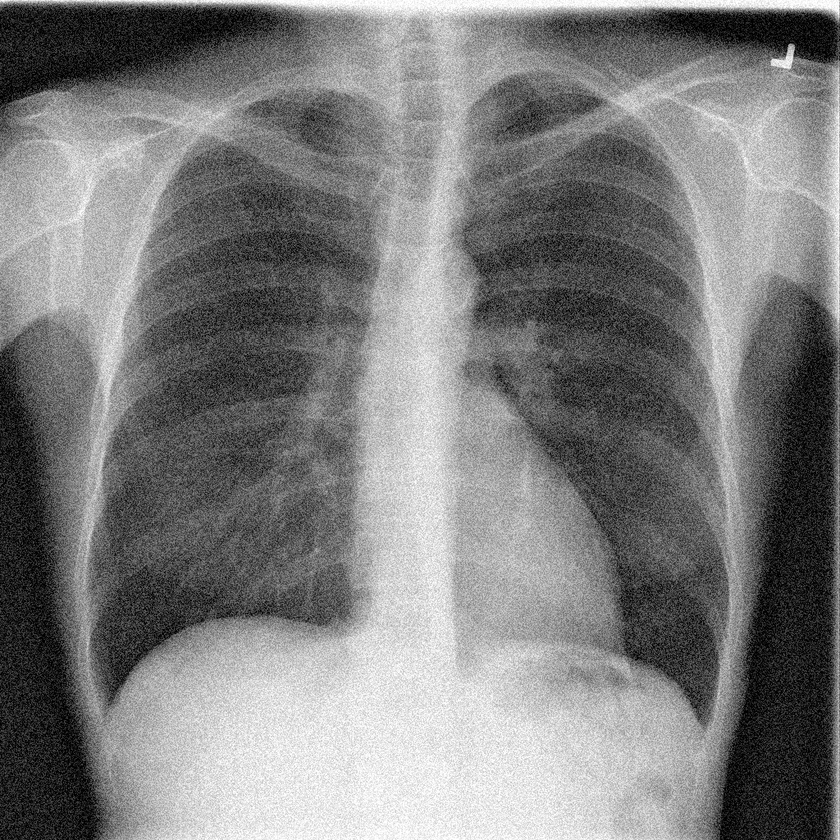
#> input picture PyLearn7-Assignment32/noise reduction/input/xray_noisy.png, 840 x 840 px, shrunk from 1024 x 1024 before the run, found by its file name
$ python median_filter.py
#> lines starting #> are read from the running program, lines starting #| are printed output that depends on the picture
import cv2
import numpy as np


image1=cv2.imread("Input/xray_noisy.png", cv2.IMREAD_GRAYSCALE)
#> image1 is the input picture: shape (840, 840); min 0, max 255, mean 125.7
image2=cv2.imread("Input/board.tif", cv2.IMREAD_GRAYSCALE)
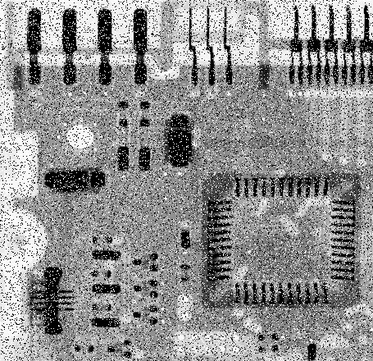
#> input picture PyLearn7-Assignment32/noise reduction/input/board.tif, 373 x 361 px, shrunk from 455 x 440 before the run, found by its file name
#> image2 is the input picture: shape (361, 373); min 0, max 255, mean 144.3
image3=cv2.imread("Input/image.tif", cv2.IMREAD_GRAYSCALE)
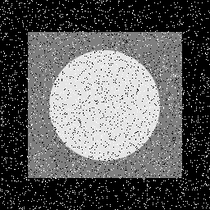
#> input picture PyLearn7-Assignment32/noise reduction/input/image.tif, 210 x 210 px, shrunk from 256 x 256 before the run, found by its file name
#> image3 is the input picture: shape (210, 210); min 0, max 255, mean 92.7
image4=cv2.imread("Input/balloons.png")
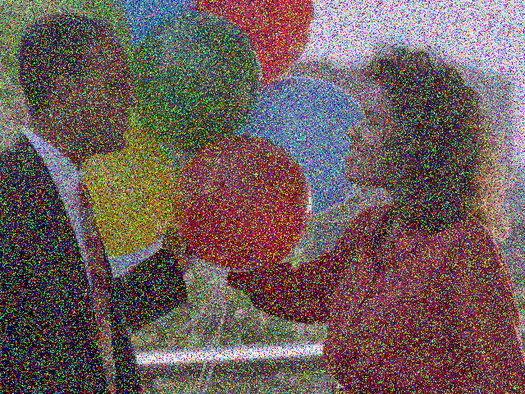
#> input picture PyLearn7-Assignment32/noise reduction/input/balloons.png, 525 x 394 px, shrunk from 640 x 480 before the run, found by its file name
#> image4 is the input picture: shape (394, 525, 3); mean B, G, R 90.2, 92.6, 109.2
image5=cv2.imread("Input/face.png")
image6=cv2.imread("Input/fig.tif", cv2.IMREAD_GRAYSCALE)
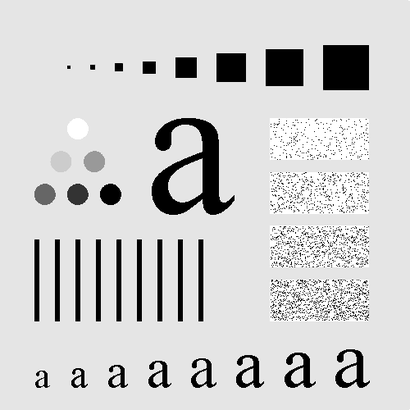
#> input picture PyLearn7-Assignment32/noise reduction/input/fig.tif, 410 x 410 px, shrunk from 500 x 500 before the run, found by its file name
#> image6 is the input picture: shape (410, 410); min 0, max 255, mean 207.1

result1 = cv2.medianBlur(image1, 3)

result2 = cv2.medianBlur(image2, 3)
result2 = cv2.medianBlur(result2, 3)
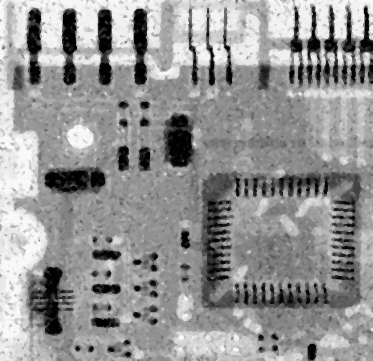
#> result2: shape (361, 373); min 0, max 254, mean 147.9

result3 = cv2.medianBlur(image3, 3)
result3 = cv2.medianBlur(result3, 3)
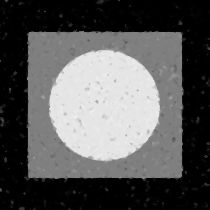
#> result3: shape (210, 210); min 0, max 241, mean 87.9

result4 = cv2.medianBlur(image4, 3)
result4 = cv2.medianBlur(result4, 3)
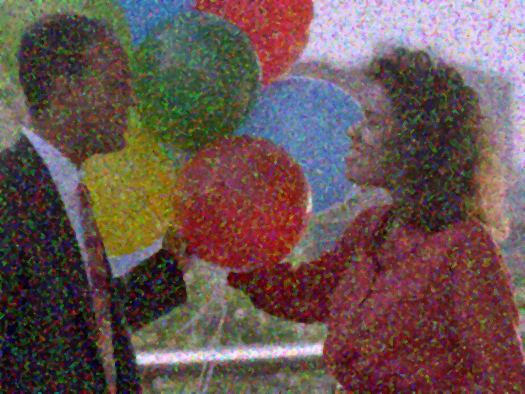
#> result4: shape (394, 525, 3); mean B, G, R 81.1, 84, 104.5
result4 = cv2.medianBlur(result4, 3)

#> (the run stopped early here; a loop or call above may not have finished)
